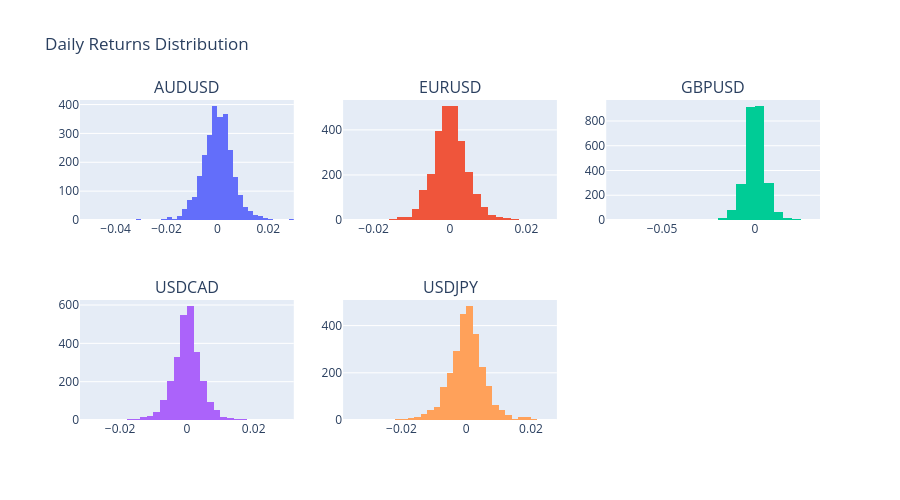

The notebook cell this image was saved under:
### Code cell
# Returns distribution
fig = make_subplots(rows=2, cols=3, subplot_titles=returns.columns.tolist())

for i, pair in enumerate(returns.columns):
    row = i // 3 + 1
    col = i % 3 + 1
    fig.add_trace(
        go.Histogram(x=returns[pair], name=pair, nbinsx=50),
        row=row, col=col
    )

fig.update_layout(height=500, title_text='Daily Returns Distribution', showlegend=False)
fig.show()

### Figure 1 — Plotly figure (JSON) as saved in the notebook; plotly's stock layout.template omitted (floating-point values rounded to 4 significant figures; data arrays with more than 128 entries replaced by an {"elided": "..."} marker saying what was removed)
{"data": [{"name": "AUDUSD", "nbinsx": 50, "type": "histogram", "x": {"elided": "2622 float values"}, "xaxis": "x", "yaxis": "y"}, {"name": "EURUSD", "nbinsx": 50, "type": "histogram", "x": {"elided": "2622 float values"}, "xaxis": "x2", "yaxis": "y2"}, {"name": "GBPUSD", "nbinsx": 50, "type": "histogram", "x": {"elided": "2622 float values"}, "xaxis": "x3", "yaxis": "y3"}, {"name": "USDCAD", "nbinsx": 50, "type": "histogram", "x": {"elided": "2622 float values"}, "xaxis": "x4", "yaxis": "y4"}, {"name": "USDJPY", "nbinsx": 50, "type": "histogram", "x": {"elided": "2622 float values"}, "xaxis": "x5", "yaxis": "y5"}], "layout": {"annotations": [{"font": {"size": 16}, "showarrow": false, "text": "AUDUSD", "x": 0.1444, "xanchor": "center", "xref": "paper", "y": 1, "yanchor": "bottom", "yref": "paper"}, {"font": {"size": 16}, "showarrow": false, "text": "EURUSD", "x": 0.5, "xanchor": "center", "xref": "paper", "y": 1, "yanchor": "bottom", "yref": "paper"}, {"font": {"size": 16}, "showarrow": false, "text": "GBPUSD", "x": 0.8556, "xanchor": "center", "xref": "paper", "y": 1, "yanchor": "bottom", "yref": "paper"}, {"font": {"size": 16}, "showarrow": false, "text": "USDCAD", "x": 0.1444, "xanchor": "center", "xref": "paper", "y": 0.375, "yanchor": "bottom", "yref": "paper"}, {"font": {"size": 16}, "showarrow": false, "text": "USDJPY", "x": 0.5, "xanchor": "center", "xref": "paper", "y": 0.375, "yanchor": "bottom", "yref": "paper"}], "height": 500, "showlegend": false, "title": {"text": "Daily Returns Distribution"}, "xaxis": {"anchor": "y", "domain": [0, 0.2889]}, "xaxis2": {"anchor": "y2", "domain": [0.3556, 0.6444]}, "xaxis3": {"anchor": "y3", "domain": [0.7111, 1]}, "xaxis4": {"anchor": "y4", "domain": [0, 0.2889]}, "xaxis5": {"anchor": "y5", "domain": [0.3556, 0.6444]}, "xaxis6": {"anchor": "y6", "domain": [0.7111, 1]}, "yaxis": {"anchor": "x", "domain": [0.625, 1]}, "yaxis2": {"anchor": "x2", "domain": [0.625, 1]}, "yaxis3": {"anchor": "x3", "domain": [0.625, 1]}, "yaxis4": {"anchor": "x4", "domain": [0, 0.375]}, "yaxis5": {"anchor": "x5", "domain": [0, 0.375]}, "yaxis6": {"anchor": "x6", "domain": [0, 0.375]}}}
